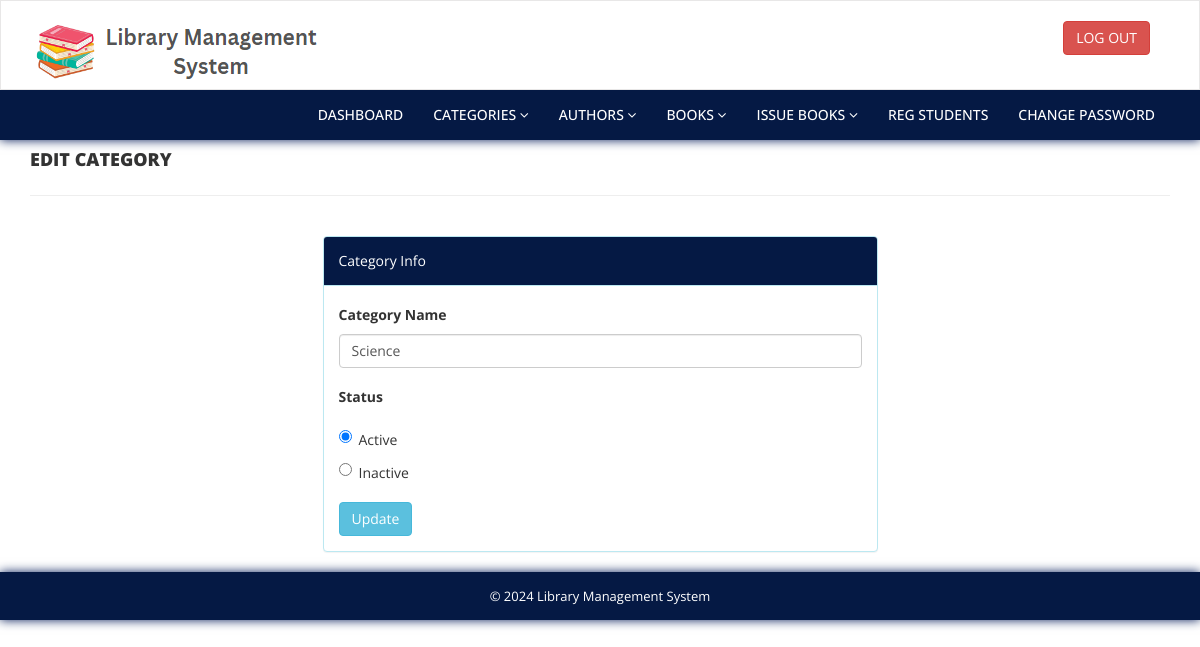
Before: /admin/edit-category.php?catid=11 (signed in) with the older database file.
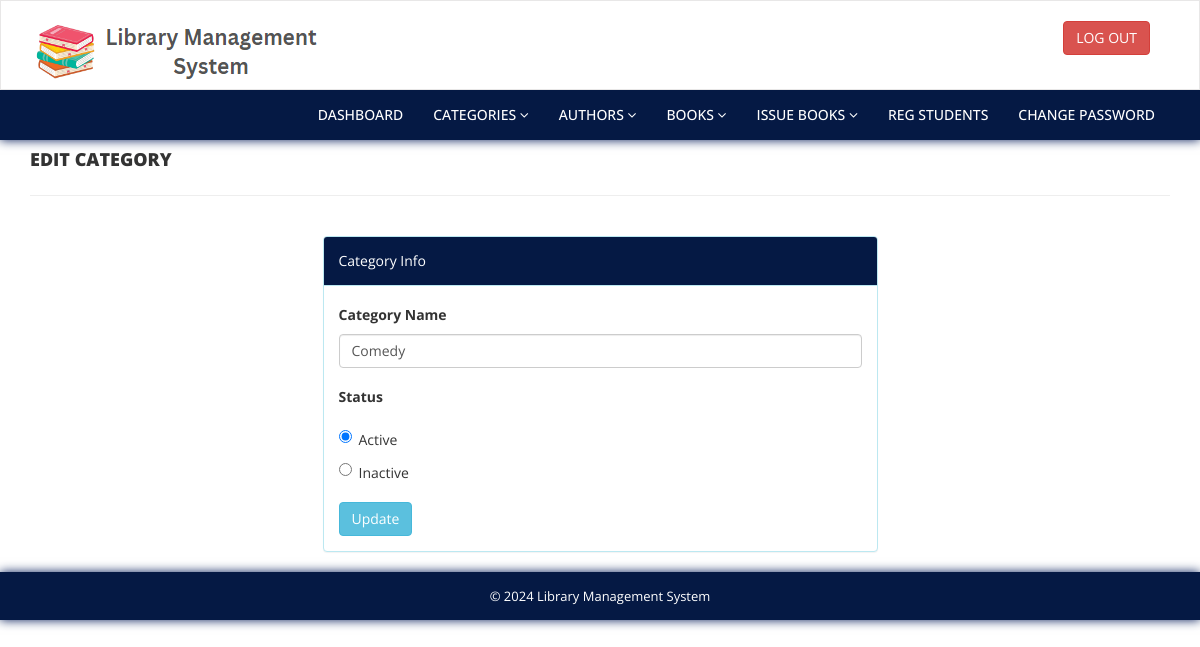
After: the same page with the newer database file.
### tables this page shows
CREATE TABLE `tblcategory` (
  `id` int(11) NOT NULL,
  `CategoryName` varchar(150) DEFAULT NULL,
  `Status` int(1) DEFAULT NULL,
  `CreationDate` timestamp NULL DEFAULT current_timestamp(),
  `UpdationDate` timestamp NULL DEFAULT '0000-00-00 00:00:00' ON UPDATE current_timestamp()
);

### admin/edit-category.php (the view, shortened to what this page needs)
<?php
include('includes/config.php');
if (strlen($_SESSION['alogin']) == 0) {
    header('location:index.php');
} else {
?>
    <!DOCTYPE html>
    <html xmlns="http://www.w3.org/1999/xhtml">
    <head>
        <link href="assets/css/bootstrap.css" rel="stylesheet" />
        <link href="assets/css/font-awesome.css" rel="stylesheet" />
        <link href="assets/css/style.css" rel="stylesheet" />
    </head>
    <body>
        <?php include('includes/header.php'); ?>
        <div class="content-wra
    <div class=" content-wrapper">
            <div class="container">
                <div class="row pad-botm">
                    <div class="col-md-12">
                        <h4 class="header-line">Edit category</h4>
                    </div>
                </div>
                <div class="row">
                    <div class="col-md-6 col-sm-6 col-xs-12 col-md-offset-3"">
<div class=" panel panel-info">
                        <div class="panel-heading">
                            Category Info
                        </div>
                        <div class="panel-body">
                            <form role="form" method="post">
                                <?php
                                $catid = intval($_GET['catid']);
                                $sql = "SELECT * from tblcategory where id=:catid";
                                $query = $dbh->prepare($sql);
                                $query->bindParam(':catid', $catid, PDO::PARAM_STR);
                                $query->execute();
                                $results = $query->fetchAll(PDO::FETCH_OBJ);
                                if ($query->rowCount() > 0) {
                                    foreach ($results as $result) {
                                ?>
                                        <div class="form-group">
                                            <label>Category Name</label>
                                            <input class="form-control" type="text" name="category" value="<?php echo htmlentities($result->CategoryName); ?>" required />
                                        </div>
                                        <div class="form-group">
                                            <label>Status</label>
                                            <?php if ($result->Status == 1) { ?>
                                                <div class="radio">
                                                    <label>
                                                        <input type="radio" name="status" id="status" value="1" checked="checked">Active
                                                    </label>
                                                </div>
                                                <div class="radio">
                                                    <label>
                                                        <input type="radio" name="status" id="status" value="0">Inactive
                                                    </label>
                                                </div>
                                                <?php } ?> </div>
                                        <?php }
                                } ?>
                                        <button type="submit" name="update" class="btn btn-info">Update </button>
                            </form>
                        </div>
                    </div>
                </div>
            </div>
        </div>
        </div>
        <?php include('includes/footer.php'); ?>
    </body>
    </html>
<?php } ?>

Changed rows visible on the page:
changed tblcategory: category "Science" → "Comedy"
